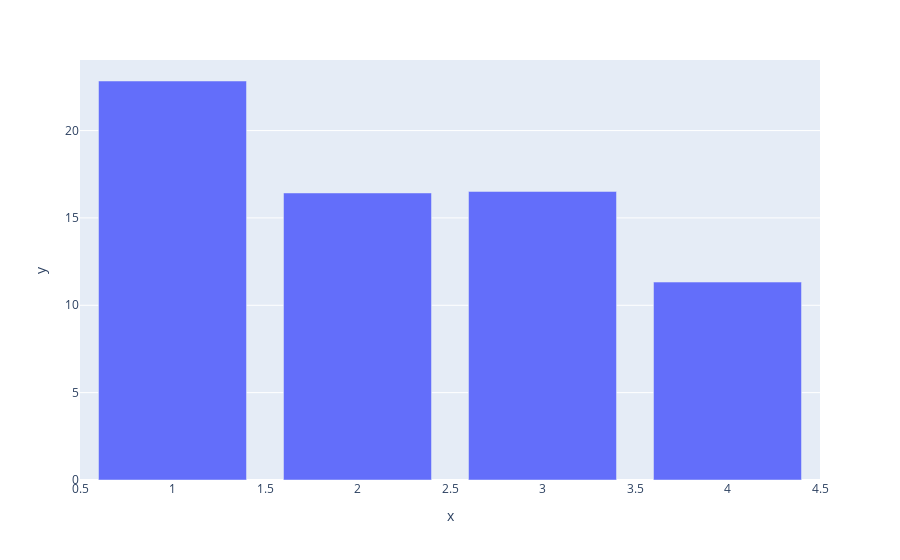

Notebook code cell kept with this figure:
### Markdown cell above
Employees who have a performance rating - 3 are more likely to be leaving the company when compared to performance rating - 4.

### Code cell
# df_Attr_Yes = df[df['Attrition'] == 1]
# abc = df_Attr_Yes['JobSatisfaction'].value_counts()/df['JobSatisfaction'].value_counts() * 100
# fig = px.bar(x = abc.index, y = abc.values)
# fig.show()

### Figure 1 — Plotly figure (JSON) as saved in the notebook; plotly's stock layout.template omitted (floating-point values rounded to 4 significant figures)
{"data": [{"alignmentgroup": "True", "hovertemplate": "x=%{x}<br>y=%{y}<extra></extra>", "legendgroup": "", "marker": {"color": "#636efa"}, "name": "", "offsetgroup": "", "orientation": "v", "showlegend": false, "textposition": "auto", "type": "bar", "x": [1, 2, 3, 4], "xaxis": "x", "y": [22.84, 16.43, 16.52, 11.33], "yaxis": "y"}], "layout": {"barmode": "relative", "legend": {"tracegroupgap": 0}, "margin": {"t": 60}, "xaxis": {"anchor": "y", "domain": [0, 1], "title": {"text": "x"}}, "yaxis": {"anchor": "x", "domain": [0, 1], "title": {"text": "y"}}}}
